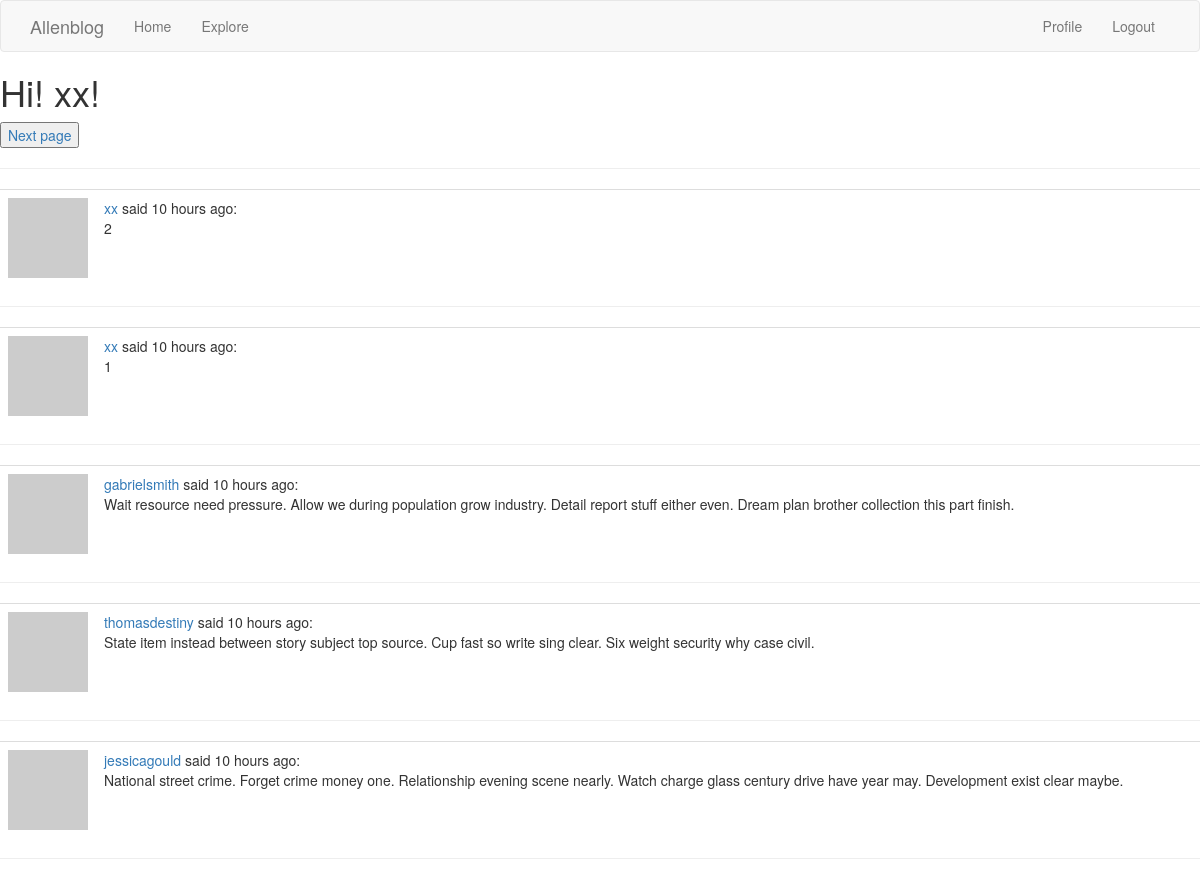
Page /explore (signed in) on the committed database.
### app/main/models.py (models this page shows, shortened)
class User(db.Model, UserMixin):
    __tablename__ = 'user'
    id = db.Column(db.Integer, primary_key=True)
    username = db.Column(db.String(64), index=True, unique=True)
    email = db.Column(db.String(120), index=True, unique=True)
    password_hash = db.Column(db.String(128))
    posts = db.relationship('Post', backref='author', lazy='dynamic')
    about_me = db.Column(db.String(140))
    last_seen = db.Column(db.DateTime, default=datetime.utcnow)
    followed = db.relationship(
        'User', secondary=followers,
        primaryjoin=(followers.c.follower_id == id),
        secondaryjoin=(followers.c.followed_id == id),
        backref=db.backref('followers', lazy='dynamic'),
        lazy='dynamic'
    )
    def avatar(self, size):
        digest = md5(self.email.lower().encode('utf-8')).hexdigest()
        return 'https://www.gravatar.com/avatar/{}?d=identicon&s={}'.format(digest, size)

class Post(db.Model):
    __tablename__ = 'post'
    id = db.Column(db.Integer, primary_key=True)
    title = db.Column(db.String(32), index=True)
    body = db.Column(db.String(140))
    timestamp = db.Column(db.DateTime, index=True, default=datetime.utcnow)
    user_id = db.Column(db.Integer, db.ForeignKey('user.id'))

### app/main/views.py (the view)
@main.route('/explore')
@login_required
def explore():
    page = request.args.get('page', 1, type=int)
    posts = Post.query.order_by(Post.timestamp.desc()).paginate(page, current_app.config['POSTS_PER_PAGE'], False)
    next_url = url_for('main.explore', page=posts.next_num) if posts.has_next else None
    prev_url = url_for('main.explore', page=posts.prev_num) if posts.has_prev else None
    return render_template('explore.html', title='Explore', posts=posts.items, next_url=next_url, prev_url=prev_url)

### app/main/models.py (called while the page is built)
@login_manager.user_loader
def load_user(id):
    return User.query.get(int(id))

### app/main/views.py (called while the page is built)
@main.before_request
def before_request():
    if current_user.is_authenticated:
        current_user.last_seen = datetime.utcnow()
        db.session.commit()

### app/templates/explore.html
{% extends "base.html" %}
{% block content %}
    <h1>Hi! {{ current_user.username }}!</h1>
    {% include('_pagination.html') %}
    {% for post in posts %}
        {% include('_post.html') %}
        <hr>
    {% endfor %}
{% endblock %}

### app/templates/_post.html
    <table class="table table-hover">
        <tr>
            <td width="70px">
                <a href="{{ url_for('main.user_profile', username=post.author.username) }}">
                    <img src="{{ post.author.avatar(70) }}" />
                </a>
            </td>
            <td>
                <a href="{{ url_for('main.user_profile', username=post.author.username) }}">
                    {{ post.author.username }}
                </a>
                said {{ moment(post.timestamp).fromNow() }}:
                <br>
                {{ post.body }}
            </td>
        </tr>
    </table>

### rows in the picture
User: username "xx"
Post: author.username "xx", timestamp "10 hours ago", body "2"
Post: author.username "xx", timestamp "10 hours ago", body "1"
Post: author.username "gabrielsmith", timestamp "10 hours ago", body "Wait resource need pressure. Allow we during population grow industry. Detail report stuff either even. Dream plan brother collection this part finish."
Post: author.username "thomasdestiny", timestamp "10 hours ago", body "State item instead between story subject top source. Cup fast so write sing clear. Six weight security why case civil."
Post: author.username "jessicagould", timestamp "10 hours ago", body "National street crime. Forget crime money one. Relationship evening scene nearly. Watch charge glass century drive have year may. Development exist clear maybe."
